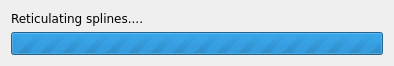
<?xml version="1.0" encoding="UTF-8"?>
<ui version="4.0">
 <class>running</class>
 <widget class="QDialog" name="running">
  <property name="windowModality">
   <enum>Qt::ApplicationModal</enum>
  </property>
  <property name="geometry">
   <rect>
    <x>0</x>
    <y>0</y>
    <width>394</width>
    <height>64</height>
   </rect>
  </property>
  <property name="font">
   <font>
    <family>Verdana</family>
   </font>
  </property>
  <property name="windowTitle">
   <string>running analysis...</string>
  </property>
  <property name="windowIcon">
   <iconset>
    <normaloff>:/images/meta.png</normaloff>:/images/meta.png</iconset>
  </property>
  <property name="sizeGripEnabled">
   <bool>false</bool>
  </property>
  <property name="modal">
   <bool>true</bool>
  </property>
  <layout class="QVBoxLayout" name="verticalLayout">
   <item>
    <widget class="QLabel" name="label">
     <property name="text">
      <string>Reticulating splines....</string>
     </property>
    </widget>
   </item>
   <item>
    <widget class="QProgressBar" name="progress_bar">
     <property name="maximum">
      <number>0</number>
     </property>
     <property name="value">
      <number>-1</number>
     </property>
     <property name="alignment">
      <set>Qt::AlignCenter</set>
     </property>
    </widget>
   </item>
  </layout>
 </widget>
 <resources>
  <include location="icons.qrc"/>
 </resources>
 <connections/>
</ui>
